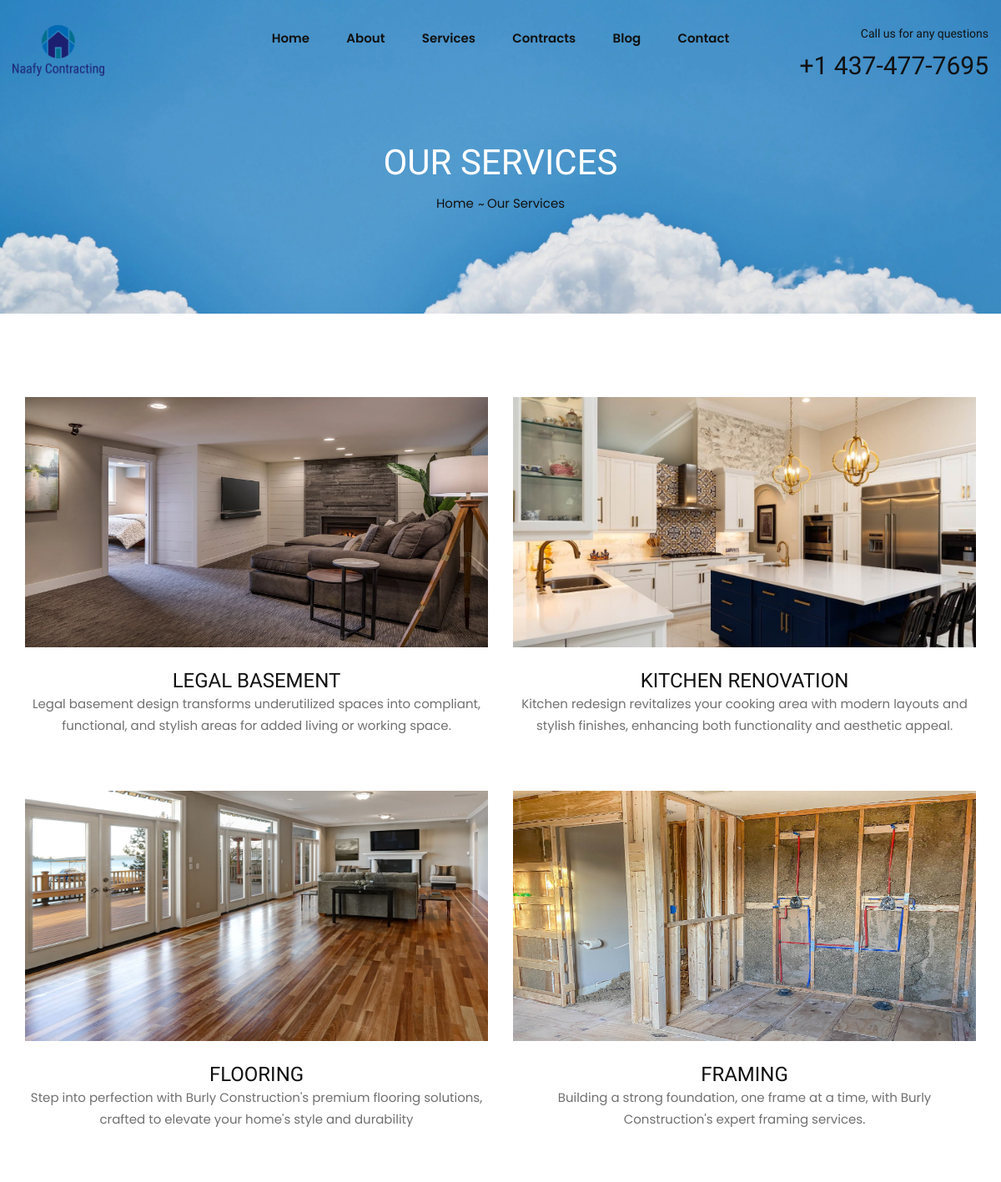
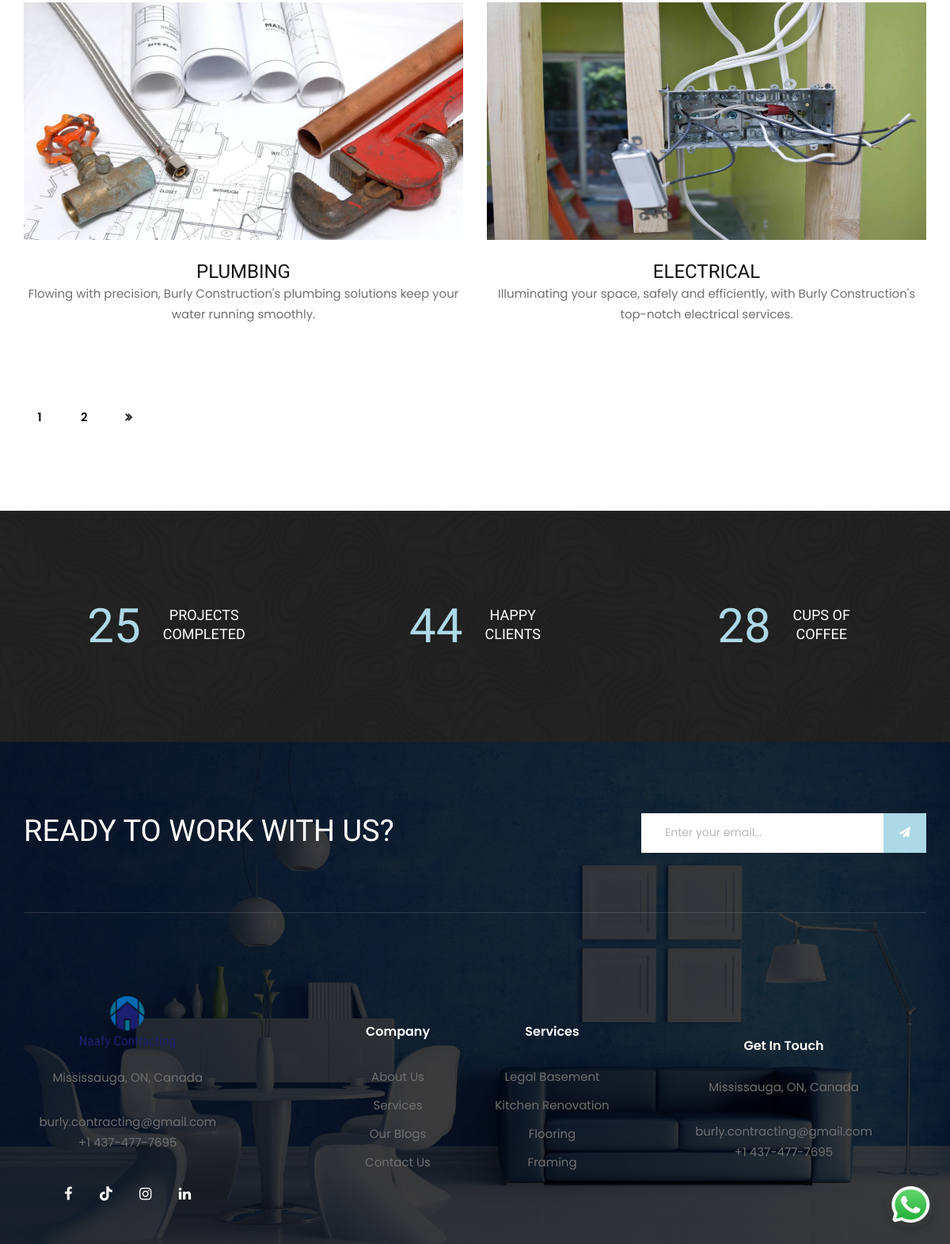
Page /services/ on the committed database (2 pictures, top to bottom).
### contact/models.py (models this page shows, shortened)
class ContactDetails(models.Model):
    phone_no = models.CharField(max_length=20, default="+123 456 7890")
    email = models.EmailField(unique=True)
    office_location = models.CharField(max_length=100)

### services/models.py (models this page shows, shortened)
class Service(models.Model):
    name = models.CharField(max_length=100)
    description = models.TextField()
    slug = models.SlugField(unique=True, blank=True)
    image = models.ImageField(upload_to="services/", default="service.jpg")
    class Meta:
        verbose_name_plural = "Services"

### services/views.py (the view)
# urls.py: path("", views.services_view, name="services"),
def services_view(request):
    services = Service.objects.all().order_by("id")
    paginator = Paginator(services, 6)
    page_number = request.GET.get("page")
    page_obj = paginator.get_page(page_number)
    context = {
        "services" : page_obj,
    }
    return render(request, "services/services.html", context)

### home/context_processors.py (called while the page is built)
def default(request):
    services = Service.objects.all().order_by("-id")
    contact_details = ContactDetails.objects.first()
    return {
        "services" : services,
        "contact_details" : contact_details,
    }

### templates/services/services.html (shortened to what this page needs)
{% extends "partials/core.html" %}
{% load static %}
{% block content %}
    <div class="breadcrumb-option spad set-bg" data-setbg="{% static 'img/clouds.jpg' %}">
        <div class="container">
            <div class="row">
                <div class="col-lg-12 text-center">
                    <div class="breadcrumb__text">
                        <h2>Our Services</h2>
                        <div class="breadcrumb__links">
                            <a href="{% url "home:home" %}">Home</a>
                            <span>Our Services</span>
                        </div>
                    </div>
                </div>
            </div>
        </div>
    </div>
    <section class="project-page spad">
        <div class="container">
            <div class="row">
                {% for s in services %}
                <div class="col-lg-6 col-md-6 col-sm-6">
                    <div class="project__item">
                        <a href="{% url "services:service-projects" s.slug %}"><img style="height:300px; width:300px;" src="{{s.image.url}}" alt=""></a>
                        <h4><a href="{% url "services:service-projects" s.slug %}">{{s.name}}</a></h4>
                        <p>{{s.description}}</p>
                    </div>
                </div>
                {% endfor %}
            </div>
            <div class="row">
                {% if services %}
                    <div class="col-lg-12">
                        <div class="blog__pagination">
                            {% for num in services.paginator.page_range %}
                                {% if services.number == num %}
                                    <a href="?page={{ num }}" class="active">{{ num }}</a>
                                {% else %}
                                    <a href="?page={{ num }}">{{ num }}</a>
                                {% endif %}
                            {% endfor %}
                            {% if services.has_next %}
                                <a href="?page={{ services.next_page_number }}"><i class="fa fa-angle-double-right"></i></a>
                            {% endif %}
                        </div>
                    </div>
                {% endif %}
            </div>
        </div>
    </section>
    <section class="counter spad set-bg" data-setbg="{% static 'img/counter-bg.jpg' %}">
        <div class="container">
            <div class="counter__content">
                <div class="row">
                    <div class="col-lg-4 col-md-6 col-sm-6 stats-container">
                        <div class="counter__item">
                            <div class="counter__item__number">
                                <h2 class="count">30</h2>
                            </div>
                            <div class="counter__item__text">
                                <h5>Projects<br /> Completed</h5>
                            </div>
                        </div>
                    </div>
                    <div class="col-lg-4 col-md-6 col-sm-6 stats-container">
                        <div class="counter__item">
                            <div class="counter__item__number">
                                <h2 class="count">53</h2>
                            </div>
                            <div class="counter__item__text">
                                <h5>Happy<br /> Clients</h5>
                            </div>
                        </div>
                    </div>
                    <div class="col-lg-4 col-md-6 col-sm-6 stats-container">
                        <div class="counter__item">
                            <div class="counter__item__number">
                                <h2 class="count">34</h2>
                            </div>
                            <div class="counter__item__text">
                                <h5>Cups Of<br /> Coffee</h5>
                            </div>
                        </div>
                    </div>
                </div>
            </div>
        </div>
    </section>
{% endblock content %}

### templates/partials/core.html (shortened to what this page needs)
{% load static %}
<!DOCTYPE html>
<html lang="zxx">
<head>
    <link rel="stylesheet" href="https://cdnjs.cloudflare.com/ajax/libs/font-awesome/6.0.0/css/all.min.css">
    <link rel="stylesheet" href="{% static 'css/bootstrap.min.css' %}" type="text/css">
    <link rel="stylesheet" href="{% static 'css/font-awesome.min.css' %}" type="text/css">
    <link rel="stylesheet" href="{% static 'css/elegant-icons.css' %}" type="text/css">
    <link rel="stylesheet" href="{% static 'css/owl.carousel.min.css' %}" type="text/css">
    <link rel="stylesheet" href="{% static 'css/slicknav.min.css' %}" type="text/css">
    <link rel="stylesheet" href="{% static 'css/style.css' %}" type="text/css">
    <link rel="stylesheet" href="{% static 'css/custom.css' %}" type="text/css">
</head>
<body>
    <header class="header">
        <div class="container-fluid">
            <div class="row">
                <div class="col-lg-3">
                    <div class="header__logo">
                        <a href="{% url "home:home" %}"><img src="{% static 'img/logo/nc-logo.png' %}" width="110px" alt=""></a>
                    </div>
                </div>
                <div class="col-lg-6">
                    <nav class="header__menu mobile-menu">
                        <ul>
                            <li><a href="{% url "home:home" %}">Home</a></li>
                            <li><a href="{% url "aboutus:aboutus" %}">About</a></li>
                            <li><a href="{% url "services:services" %}">Services</a></li>
                            <li><a href="{% url "services:gen-services" %}">Contracts</a></li>
                            <li><a href="{% url "blog:blog-list" %}">Blog</a></li>
                            <li><a href="{% url "contact:contactus" %}">Contact</a></li>
                        </ul>
                    </nav>
                </div>
                <div class="col-lg-3">
                    <div class="header__widget">
                        <span>Call us for any questions</span>
                        <h3>{{contact_details.phone_no}}</h3>
                    </div>
                </div>
            </div>
        </div>
    </header>
    {% block content %}
    {% endblock content %}
    <div class="whatsapp-button">
        <a href="https://wa.me/+14374777695" target="_blank">
            <img src="{% static 'img/whatsapp-logo.png' %}" alt="WhatsApp Chat">
        </a>
    </div>
    <footer class="footer set-bg" data-setbg="{% static 'img/footer.jpg' %}">
        <div class="container">
            <div class="footer__top">
                <div class="row">
                    <div class="col-lg-8 col-md-6">
                        <div class="footer__top__text">
                            <h2>Ready To Work With Us?</h2>
                        </div>
                    </div>
                    <div class="col-lg-4 col-md-6">
                        <div class="footer__top__newslatter">
                            <form id="email-form" method="POST" action="{% url 'home:save-email' %}">
                                <input type="email" name="email" id="email" placeholder="Enter your email...">
                                <button class="button-hover-effect" type="submit"><i class="fa fa-send"></i></button>
                            </form>
                        </div>
                    </div>
                </div>
            </div>
            <div class="row">
                <div class="col-lg-3 col-md-6 col-sm-6 stats-container">
                    <div class="footer__about">
                        <div class="footer__logo">
                            <a href="{% url "home:home" %}"><img src="{% static 'img/logo/nc-logo.png' %}" width="120px" alt=""></a>
                        </div>
                        <p>{{contact_details.office_location}}</p>
                        <ul>
                            <li>{{contact_details.email}}</li>
                            <li>{{contact_details.phone_no}}</li>
                        </ul>
                        <div class="footer__social">
                            <a href="https://www.facebook.com/profile.php?id=61560731714423" target="_blank"><i class="fa fa-facebook"></i></a>
                            <a href="https://www.tiktok.com/@burly.contracting" target="_blank"><i class="fa-brands fa-tiktok"></i></a>
                            <a href="https://www.instagram.com/burly.contracting/?utm_source=ig_web_button_share_sheet" target="_blank"><i class="fa fa-instagram"></i></a>
                            <a href="#" target="_blank"><i class="fa fa-linkedin"></i></a>
                        </div>
                    </div>
                </div>
                <div class="col-lg-2 offset-lg-1 col-md-3 col-sm-6 stats-container">
                    <div class="footer__widget">
                        <h6>Company</h6>
                        <ul>
                            <li><a href="{% url "aboutus:aboutus" %}">About Us</a></li>
                            <li><a href="{% url "services:services" %}">Services</a></li>
                            <li><a href="{% url "blog:blog-list" %}">Our Blogs</a></li>
                            <li><a href="{% url "contact:contactus" %}">Contact Us</a></li>
                        </ul>
                    </div>
                </div>
                <div class="col-lg-2 col-md-3 col-sm-6 stats-container">
                    <div class="footer__widget">
                        <h6>Services</h6>
                        <ul>
                            {% for s in services|slice:":4" %}
                                <li><a href="{% url "services:service-projects" s.slug %}">{{s.name}}</a></li>
                            {% endfor %}
                        </ul>
                    </div>
                </div>
                <div class="col-lg-4 col-md-6 col-sm-6 stats-container">
                    <div class="footer__address">
                        <h6>Get In Touch</h6>
                        <p>{{contact_details.office_location}}</p>
                        <ul>
                            <li>{{contact_details.email}}</li>
                            <li>{{contact_details.phone_no}}</li>
                        </ul>
                    </div>
                </div>
            </div>
        </div>
</footer>
</body>
</html>

### static/css/custom.css (style rules this page uses)
.whatsapp-button { position: fixed; bottom: 20px; right: 20px; z-index: 1000; width: 60px; height: 60px; border-radius: 50%; overflow: hidden; box-shadow: 0 4px 10px rgba(0, 0, 0, 0.1); transition: transform 0.3s ease, box-shadow 0.3s ease; }
.whatsapp-button img { width: 100%; height: 100%; }
.project__item { margin-bottom: 50px; text-align: center; overflow: hidden; }
.project__item img { width: 100%; margin-bottom: 26px; transition: transform 0.5s ease, box-shadow 0.5s ease; }
.button-hover-effect { background-color: #ADD8E6; border: none; color: white; padding: 10px 20px; font-size: 16px; cursor: pointer; transition: background-color 0.4s ease-in-out, transform 0.3s ease; position: relative; overflow: hidden; }
.button-hover-effect::before { content: ''; position: absolute; top: 0; left: -100%; width: 100%; height: 100%; background-color: #6F9ACB; transition: left 0.4s ease; z-index: -1; }
.stats-container { display: flex; flex-direction: column; align-items: center; justify-content: center; text-align: center; padding: 20px; }
@media (min-width: 769px) { .stats-container { display: flex; } }

### rows in the picture
ContactDetails: phone_no "+1 437-477-7695", office_location "Mississauga, ON, Canada", email "burly.contracting@gmail.com"
Service: image (picture), name "LEGAL BASEMENT", description "Legal basement design transforms underutilized spaces into compliant, functional, and stylish areas for added living or working space.", name "Legal Basement"
Service: image (picture), name "KITCHEN RENOVATION", description "Kitchen redesign revitalizes your cooking area with modern layouts and stylish finishes, enhancing both functionality and aesthetic appeal.", name "Kitchen Renovation"
Service: image (picture), name "FLOORING", description "Step into perfection with Burly Construction's premium flooring solutions, crafted to elevate your home's style and durability", name "Flooring"
Service: image (picture), name "FRAMING", description "Building a strong foundation, one frame at a time, with Burly Construction's expert framing services.", name "Framing"
Service: image (picture), name "PLUMBING", description "Flowing with precision, Burly Construction's plumbing solutions keep your water running smoothly."
Service: image (picture), name "ELECTRICAL", description "Illuminating your space, safely and efficiently, with Burly Construction's top-notch electrical services."

### other values in the picture
{{ num }} "1"
{{ num }} "2"
